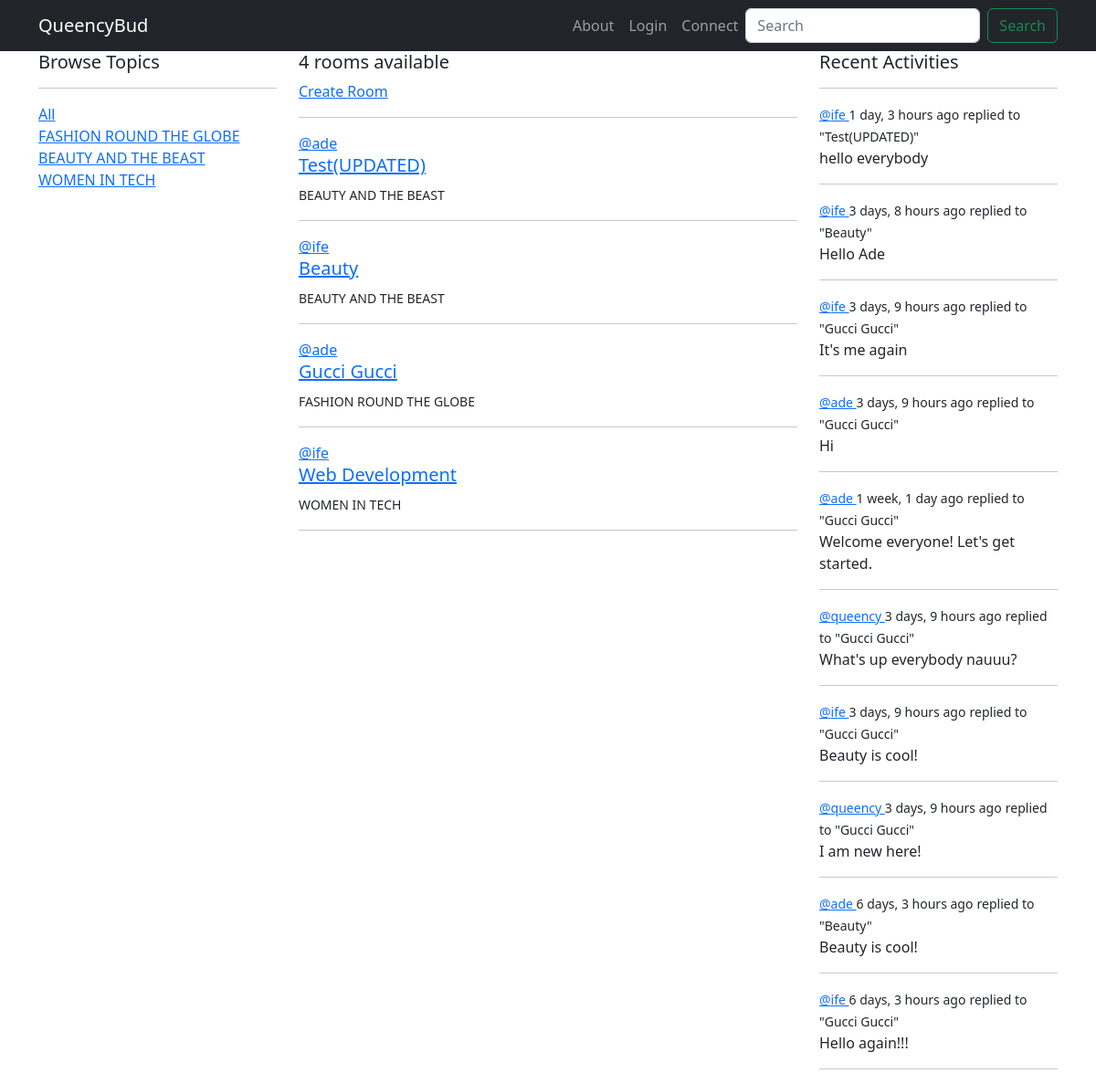
The page / on the database its author committed.
### base/models.py (models this page shows)
class Topic(models.Model):
    name = models.CharField(max_length=200)
    def __str__(self):
        return self.name

class Room(models.Model):
    host = models.ForeignKey(User, on_delete=models.SET_NULL, null=True)
    topic = models.ForeignKey(Topic, on_delete=models.SET_NULL, null=True)
    name = models.CharField(max_length=200)
    description = models.TextField(blank=True, null=True)
    participants = models.ManyToManyField(User, related_name='participants', blank=True)
    created = models.DateTimeField(auto_now_add=True)
    updated = models.DateTimeField(auto_now=True)
    class Meta:
        ordering = ['-updated', '-created']
    def __str__(self):
        return self.name

class Message(models.Model):
    user = models.ForeignKey(User, on_delete=models.CASCADE)
    room = models.ForeignKey(Room, on_delete=models.CASCADE)
    body = models.TextField()
    created = models.DateTimeField(auto_now_add=True)
    updated = models.DateTimeField(auto_now=True)
    class Meta:
        ordering = ['-updated', '-created']
    def __str__(self):
        return self.body[:50]

### base/views.py (the view)
# urls.py: path('', views.home_page, name='home'),
def home_page(request):
    q = request.GET.get('q') if request.GET.get('q') != None else ''
    topics = Topic.objects.all()
    rooms = Room.objects.filter(Q(name__icontains=q) |
    Q(topic__name__icontains=q) |
    Q(description__icontains=q)
    )
    room_count = rooms.count()
    room_message = Message.objects.filter(Q(room__topic__name__icontains=q) |
    Q(room__name__icontains=q)
    )
    context = {'rooms':rooms, 'topics':topics, 'room_count':room_count, 'room_message':room_message}
    return render(request, 'base/home.html', context)

### base/templates/base/home.html
{% extends 'main.html' %}
{% block content %}
<div class="container">
    <div class="row">
        <div class="col-3">
            <h5>Browse Topics</h5>
            <hr>
            {% include 'base/topics_component.html' %}
        </div>
        <div class="col-6">
            <h5>{{room_count}} rooms available</h5>
            <a href="{% url 'create-room' %}">Create Room</a>
            <hr>
            {% include 'base/room_feed_component.html' %}
        </div>
        <div class="col-3">
            {% include 'base/activity_component.html' %}
        </div>
    </div>
</div>
{% endblock %}

### base/templates/base/topics_component.html
<div>
    <a href="{% url 'home' %}">All</a>
</div>
{% for topic in topics %}
<div>
    <a href="{% url 'home' %}?q={{topic.name}}">{{topic.name}}</a>
</div>
{% endfor %}

### base/templates/base/room_feed_component.html (shortened to what this page needs)
{% for room in rooms %}
                <div>
                    <span><a href="{% url 'user-profile' room.host.id %}">@{{room.host}}</a></span>
                    <h5><a href="{% url 'room' room.id %}">{{room.name}}</a></h5>
                    <small>{{room.topic}}</small>
                    <hr>
                </div>
            {% endfor %}

### base/templates/base/activity_component.html (shortened to what this page needs)
<h5>Recent Activities</h5>
            <hr>
            {% for message in room_message %}
            <div>
                <small><a href="{% url 'user-profile' message.user.id %}">@{{message.user}} </a>   {{message.created|timesince}} ago</small>
                <small>replied to "{{message.room}}"</small>
                <p>{{message}}</p>
                <hr>
            </div>
            {% endfor %}

### rows shown on the page
Topic: name "FASHION ROUND THE GLOBE"
Topic: name "BEAUTY AND THE BEAST"
Topic: name "WOMEN IN TECH"
Room: host "ade", name "Test(UPDATED)", topic "BEAUTY AND THE BEAST"
Room: host "ife", name "Beauty", topic "BEAUTY AND THE BEAST"
Room: host "ade", name "Gucci Gucci", topic "FASHION ROUND THE GLOBE"
Room: host "ife", name "Web Development", topic "WOMEN IN TECH"
Message: user "ife", created "1 day, 3 hours", room "Test(UPDATED)", body "hello everybody"
Message: user "ife", created "3 days, 8 hours", room "Beauty", body "Hello Ade"
Message: user "ife", created "3 days, 9 hours", room "Gucci Gucci", body "It's me again"
Message: user "ade", created "3 days, 9 hours", room "Gucci Gucci", body "Hi"
Message: user "ade", created "1 week, 1 day", room "Gucci Gucci", body "Welcome everyone! Let's get started."
Message: user "queency", created "3 days, 9 hours", room "Gucci Gucci", body "What's up everybody nauuu?"
Message: user "ife", created "3 days, 9 hours", room "Gucci Gucci", body "Beauty is cool!"
Message: user "queency", created "3 days, 9 hours", room "Gucci Gucci", body "I am new here!"
Message: user "ade", created "6 days, 3 hours", room "Beauty", body "Beauty is cool!"
Message: user "ife", created "6 days, 3 hours", room "Gucci Gucci", body "Hello again!!!"

### other values the page prints
{{ room_count }} "4"
